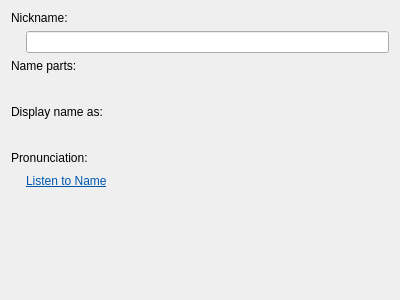
<?xml version="1.0" encoding="UTF-8"?>
<ui version="4.0">
 <class>NamePage</class>
 <widget class="QWidget" name="NamePage">
  <property name="geometry">
   <rect>
    <x>0</x>
    <y>0</y>
    <width>400</width>
    <height>300</height>
   </rect>
  </property>
  <property name="windowTitle">
   <string>Form</string>
  </property>
  <layout class="QVBoxLayout" name="verticalLayout">
   <item>
    <widget class="QLabel" name="label">
     <property name="text">
      <string>Nickname:</string>
     </property>
    </widget>
   </item>
   <item>
    <layout class="QHBoxLayout" name="horizontalLayout">
     <item>
      <spacer name="horizontalSpacer">
       <property name="orientation">
        <enum>Qt::Horizontal</enum>
       </property>
       <property name="sizeType">
        <enum>QSizePolicy::Fixed</enum>
       </property>
       <property name="sizeHint" stdset="0">
        <size>
         <width>15</width>
         <height>20</height>
        </size>
       </property>
      </spacer>
     </item>
     <item>
      <widget class="QLineEdit" name="nicknameLineEdit"/>
     </item>
    </layout>
   </item>
   <item>
    <widget class="QLabel" name="label_2">
     <property name="text">
      <string>Name parts:</string>
     </property>
    </widget>
   </item>
   <item>
    <layout class="QHBoxLayout" name="horizontalLayout_2">
     <item>
      <spacer name="horizontalSpacer_2">
       <property name="orientation">
        <enum>Qt::Horizontal</enum>
       </property>
       <property name="sizeType">
        <enum>QSizePolicy::Fixed</enum>
       </property>
       <property name="sizeHint" stdset="0">
        <size>
         <width>15</width>
         <height>20</height>
        </size>
       </property>
      </spacer>
     </item>
     <item>
      <widget class="NamePartsEditWidget" name="widget" native="true"/>
     </item>
    </layout>
   </item>
   <item>
    <widget class="QLabel" name="label_3">
     <property name="text">
      <string>Display name as:</string>
     </property>
    </widget>
   </item>
   <item>
    <layout class="QHBoxLayout" name="horizontalLayout_3">
     <item>
      <spacer name="horizontalSpacer_3">
       <property name="orientation">
        <enum>Qt::Horizontal</enum>
       </property>
       <property name="sizeType">
        <enum>QSizePolicy::Fixed</enum>
       </property>
       <property name="sizeHint" stdset="0">
        <size>
         <width>15</width>
         <height>20</height>
        </size>
       </property>
      </spacer>
     </item>
     <item>
      <widget class="DisplayNameEditWidget" name="widget_2" native="true"/>
     </item>
    </layout>
   </item>
   <item>
    <widget class="QLabel" name="label_4">
     <property name="text">
      <string>Pronunciation:</string>
     </property>
    </widget>
   </item>
   <item>
    <layout class="QHBoxLayout" name="horizontalLayout_4">
     <item>
      <spacer name="horizontalSpacer_4">
       <property name="orientation">
        <enum>Qt::Horizontal</enum>
       </property>
       <property name="sizeType">
        <enum>QSizePolicy::Fixed</enum>
       </property>
       <property name="sizeHint" stdset="0">
        <size>
         <width>15</width>
         <height>20</height>
        </size>
       </property>
      </spacer>
     </item>
     <item>
      <widget class="QLabel" name="pronunciationLabel">
       <property name="text">
        <string>&lt;!DOCTYPE HTML PUBLIC &quot;-//W3C//DTD HTML 4.0//EN&quot; &quot;http://www.w3.org/TR/REC-html40/strict.dtd&quot;&gt;
&lt;html&gt;&lt;head&gt;&lt;meta name=&quot;qrichtext&quot; content=&quot;1&quot; /&gt;&lt;style type=&quot;text/css&quot;&gt;
p, li { white-space: pre-wrap; }
&lt;/style&gt;&lt;/head&gt;&lt;body style=&quot; font-family:'Sans Serif'; font-size:9pt; font-weight:400; font-style:normal;&quot;&gt;
&lt;p style=&quot; margin-top:0px; margin-bottom:0px; margin-left:0px; margin-right:0px; -qt-block-indent:0; text-indent:0px;&quot;&gt;&lt;a href=&quot;play://name&quot;&gt;&lt;span style=&quot; text-decoration: underline; color:#0057ae;&quot;&gt;Listen to Name&lt;/span&gt;&lt;/a&gt;&lt;/p&gt;&lt;/body&gt;&lt;/html&gt;</string>
       </property>
       <property name="textFormat">
        <enum>Qt::RichText</enum>
       </property>
       <property name="textInteractionFlags">
        <set>Qt::TextBrowserInteraction</set>
       </property>
      </widget>
     </item>
    </layout>
   </item>
   <item>
    <spacer name="verticalSpacer">
     <property name="orientation">
      <enum>Qt::Vertical</enum>
     </property>
     <property name="sizeHint" stdset="0">
      <size>
       <width>20</width>
       <height>104</height>
      </size>
     </property>
    </spacer>
   </item>
  </layout>
 </widget>
 <customwidgets>
  <customwidget>
   <class>NamePartsEditWidget</class>
   <extends>QWidget</extends>
   <header>namepartseditwidget.h</header>
   <container>1</container>
  </customwidget>
  <customwidget>
   <class>DisplayNameEditWidget</class>
   <extends>QWidget</extends>
   <header>displaynameeditwidget.h</header>
   <container>1</container>
  </customwidget>
 </customwidgets>
 <resources/>
 <connections/>
</ui>
